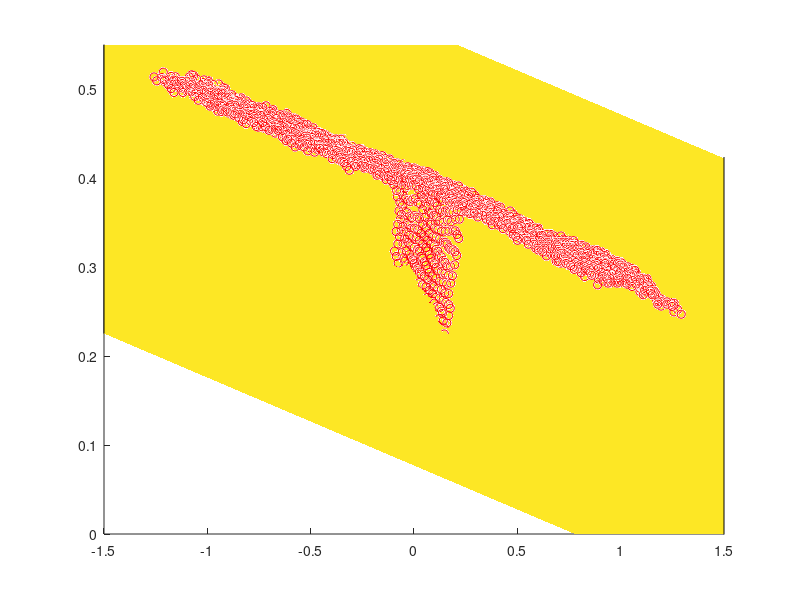

Write the MATLAB code that produced this figure.
data = load('cluttered_table.txt');
hold on;
scatter3(data(:,1), data(:,2), data(:,3), 'r');

A = data(:, 1:2);
b = data(:, 3);
A(:, 3) = ones(size(length(b), 1));
c = inv(A' * A) * A' * b

[x y] = meshgrid(-1.5:3:3);
z = c(1)*x + c(2)*y + c(3);
% mesh(x,y,z)

axis([-1.5 1.5 0 0.55 1.5 2.5]);
surf(x,y,z)

err = abs(A*c - b) / sqrt(c(1)^2 + c(2)^2 + 1);
avg_dist = sum(err) / length(err)
